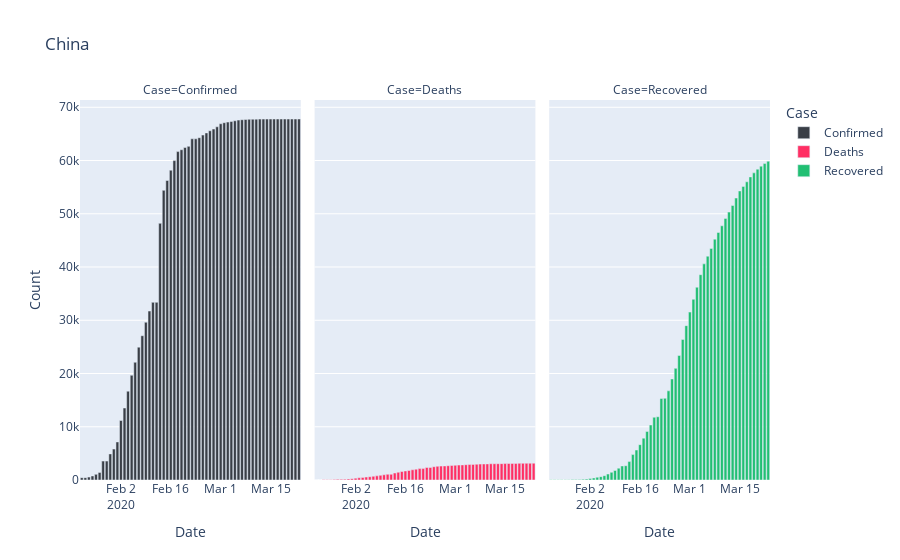

The cell this chart's notebook holds for it:
### Code cell
gdf = full_table.groupby(['Date', 'Country/Region'])['Confirmed', 'Deaths', 'Recovered'].max()
gdf = gdf.reset_index()

temp = gdf[gdf['Country/Region']=='China'].reset_index()
temp = temp.melt(id_vars='Date', value_vars=['Confirmed', 'Deaths', 'Recovered'],
                var_name='Case', value_name='Count')
fig = px.bar(temp, x="Date", y="Count", color='Case', facet_col="Case",
            title='China', color_discrete_sequence=[cnf, dth, rec])
fig.show()

temp = gdf[gdf['Country/Region']!='China'].groupby('Date').sum().reset_index()
temp = temp.melt(id_vars='Date', value_vars=['Confirmed', 'Deaths', 'Recovered'],
                var_name='Case', value_name='Count')
fig = px.bar(temp, x="Date", y="Count", color='Case', facet_col="Case",
             title='Rest', color_discrete_sequence=[cnf, dth, rec])
fig.show()
